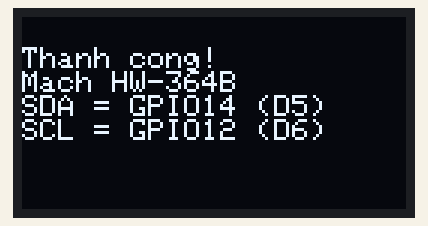
A sketch run on a simulated ESP8266 (NodeMCU). Shown: 128×64 one-colour display.

Above: at 0.1 s.

The sketch:

esp8266_hw.ino
```cpp
#include <Wire.h>
#include <Adafruit_GFX.h>
#include <Adafruit_SSD1306.h>

#define SCREEN_WIDTH 128
#define SCREEN_HEIGHT 64
#define OLED_RESET    -1
#define SCREEN_ADDRESS 0x3C

// Cấu hình chân giao tiếp I2C bị "đảo ngược" đặc thù của mạch HW-364B
#define OLED_SDA 14 // Tương ứng chân D5 trên NodeMCU
#define OLED_SCL 12 // Tương ứng chân D6 trên NodeMCU

Adafruit_SSD1306 display(SCREEN_WIDTH, SCREEN_HEIGHT, &Wire, OLED_RESET);

void setup() {
  Serial.begin(115200);

  // Khởi tạo giao tiếp I2C với cặp chân chính xác của phần cứng
  Wire.begin(OLED_SDA, OLED_SCL);

  // Khởi tạo màn hình
  if(!display.begin(SSD1306_SWITCHCAPVCC, SCREEN_ADDRESS)) {
    Serial.println(F("Khởi tạo OLED thất bại."));
    for(;;);
  }

  // Xóa trắng màn hình trước khi in
  display.clearDisplay();

  // Thiết lập định dạng chữ
  display.setTextSize(1);
  display.setTextColor(SSD1306_WHITE);
  display.setCursor(0, 10);

  // In thông báo test ra màn hình
  display.println(F("Thanh cong!"));
  display.println(F("Mach HW-364B"));
  display.println(F("SDA = GPIO14 (D5)"));
  display.println(F("SCL = GPIO12 (D6)"));

  // Đẩy dữ liệu từ bộ đệm lên hiển thị thực tế
  display.display();
}

void loop() {
  // Không cần thêm thao tác trong vòng lặp này
}
```
